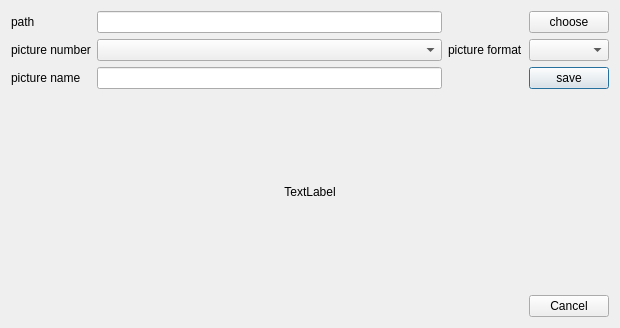
<?xml version="1.0" encoding="UTF-8"?>
<ui version="4.0">
 <class>Dialog</class>
 <widget class="QDialog" name="Dialog">
  <property name="geometry">
   <rect>
    <x>0</x>
    <y>0</y>
    <width>620</width>
    <height>328</height>
   </rect>
  </property>
  <property name="windowTitle">
   <string>Save files</string>
  </property>
  <layout class="QVBoxLayout" name="verticalLayout">
   <item>
    <layout class="QGridLayout" name="gridLayout">
     <item row="1" column="0">
      <widget class="QLabel" name="label">
       <property name="text">
        <string>path</string>
       </property>
      </widget>
     </item>
     <item row="4" column="1">
      <widget class="QLineEdit" name="lineEdit_2"/>
     </item>
     <item row="4" column="0">
      <widget class="QLabel" name="label_3">
       <property name="text">
        <string>picture name</string>
       </property>
      </widget>
     </item>
     <item row="4" column="3">
      <widget class="QPushButton" name="pushButton_save">
       <property name="text">
        <string>save</string>
       </property>
      </widget>
     </item>
     <item row="2" column="0">
      <widget class="QLabel" name="label_2">
       <property name="text">
        <string>picture number</string>
       </property>
      </widget>
     </item>
     <item row="2" column="1">
      <widget class="QComboBox" name="comboBox">
       <property name="autoFillBackground">
        <bool>false</bool>
       </property>
       <property name="editable">
        <bool>false</bool>
       </property>
       <property name="currentText">
        <string/>
       </property>
      </widget>
     </item>
     <item row="1" column="1">
      <widget class="QLineEdit" name="lineEdit"/>
     </item>
     <item row="1" column="3">
      <widget class="QPushButton" name="pushButton_cp">
       <property name="text">
        <string>choose</string>
       </property>
      </widget>
     </item>
     <item row="2" column="2">
      <widget class="QLabel" name="label_4">
       <property name="text">
        <string>picture format</string>
       </property>
      </widget>
     </item>
     <item row="2" column="3">
      <widget class="QComboBox" name="comboBox_2"/>
     </item>
    </layout>
   </item>
   <item>
    <widget class="QLabel" name="label_status">
     <property name="layoutDirection">
      <enum>Qt::LeftToRight</enum>
     </property>
     <property name="text">
      <string>TextLabel</string>
     </property>
     <property name="textFormat">
      <enum>Qt::AutoText</enum>
     </property>
     <property name="alignment">
      <set>Qt::AlignCenter</set>
     </property>
     <property name="wordWrap">
      <bool>false</bool>
     </property>
    </widget>
   </item>
   <item>
    <widget class="QDialogButtonBox" name="buttonBox">
     <property name="orientation">
      <enum>Qt::Horizontal</enum>
     </property>
     <property name="standardButtons">
      <set>QDialogButtonBox::Cancel</set>
     </property>
    </widget>
   </item>
  </layout>
 </widget>
 <resources/>
 <connections>
  <connection>
   <sender>buttonBox</sender>
   <signal>accepted()</signal>
   <receiver>Dialog</receiver>
   <slot>accept()</slot>
   <hints>
    <hint type="sourcelabel">
     <x>248</x>
     <y>254</y>
    </hint>
    <hint type="destinationlabel">
     <x>157</x>
     <y>274</y>
    </hint>
   </hints>
  </connection>
  <connection>
   <sender>buttonBox</sender>
   <signal>rejected()</signal>
   <receiver>Dialog</receiver>
   <slot>reject()</slot>
   <hints>
    <hint type="sourcelabel">
     <x>316</x>
     <y>260</y>
    </hint>
    <hint type="destinationlabel">
     <x>286</x>
     <y>274</y>
    </hint>
   </hints>
  </connection>
 </connections>
</ui>
